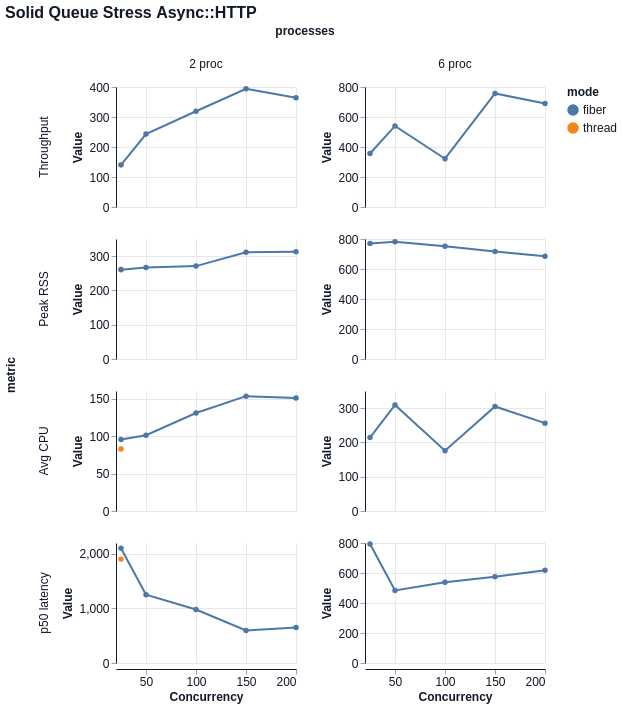

Write the Vega-Lite specification saved for this chart.
### Vega-Lite specification from a JSON file in a GitHub repository (floating-point values rounded to 4 significant figures)
{"$schema": "https://vega.github.io/schema/vega-lite/v6.json", "title": "Solid Queue Stress Async::HTTP", "width": 180, "height": 120, "data": {"values": [{"mode": "thread", "concurrency": 25, "processes": "2 proc", "metric": "Throughput", "value": 141.2, "unit": "jobs/s"}, {"mode": "thread", "concurrency": 25, "processes": "2 proc", "metric": "Peak RSS", "value": 262.1, "unit": "MB"}, {"mode": "thread", "concurrency": 25, "processes": "2 proc", "metric": "Avg CPU", "value": 82.7, "unit": "%"}, {"mode": "thread", "concurrency": 25, "processes": "2 proc", "metric": "p50 latency", "value": 1905.0, "unit": "ms"}, {"mode": "fiber", "concurrency": 25, "processes": "2 proc", "metric": "Throughput", "value": 140.4, "unit": "jobs/s"}, {"mode": "fiber", "concurrency": 25, "processes": "2 proc", "metric": "Peak RSS", "value": 260.5, "unit": "MB"}, {"mode": "fiber", "concurrency": 25, "processes": "2 proc", "metric": "Avg CPU", "value": 95.4, "unit": "%"}, {"mode": "fiber", "concurrency": 25, "processes": "2 proc", "metric": "p50 latency", "value": 2102.0, "unit": "ms"}, {"mode": "fiber", "concurrency": 50, "processes": "2 proc", "metric": "Throughput", "value": 243.3, "unit": "jobs/s"}, {"mode": "fiber", "concurrency": 50, "processes": "2 proc", "metric": "Peak RSS", "value": 267.0, "unit": "MB"}, {"mode": "fiber", "concurrency": 50, "processes": "2 proc", "metric": "Avg CPU", "value": 101.1, "unit": "%"}, {"mode": "fiber", "concurrency": 50, "processes": "2 proc", "metric": "p50 latency", "value": 1251.0, "unit": "ms"}, {"mode": "fiber", "concurrency": 100, "processes": "2 proc", "metric": "Throughput", "value": 319.1, "unit": "jobs/s"}, {"mode": "fiber", "concurrency": 100, "processes": "2 proc", "metric": "Peak RSS", "value": 270.9, "unit": "MB"}, {"mode": "fiber", "concurrency": 100, "processes": "2 proc", "metric": "Avg CPU", "value": 130.6, "unit": "%"}, {"mode": "fiber", "concurrency": 100, "processes": "2 proc", "metric": "p50 latency", "value": 980.4, "unit": "ms"}, {"mode": "fiber", "concurrency": 150, "processes": "2 proc", "metric": "Throughput", "value": 393.9, "unit": "jobs/s"}, {"mode": "fiber", "concurrency": 150, "processes": "2 proc", "metric": "Peak RSS", "value": 311.4, "unit": "MB"}, {"mode": "fiber", "concurrency": 150, "processes": "2 proc", "metric": "Avg CPU", "value": 153.1, "unit": "%"}, {"mode": "fiber", "concurrency": 150, "processes": "2 proc", "metric": "p50 latency", "value": 597.6, "unit": "ms"}, {"mode": "fiber", "concurrency": 200, "processes": "2 proc", "metric": "Throughput", "value": 363.9, "unit": "jobs/s"}, {"mode": "fiber", "concurrency": 200, "processes": "2 proc", "metric": "Peak RSS", "value": 313.1, "unit": "MB"}, {"mode": "fiber", "concurrency": 200, "processes": "2 proc", "metric": "Avg CPU", "value": 150.8, "unit": "%"}, {"mode": "fiber", "concurrency": 200, "processes": "2 proc", "metric": "p50 latency", "value": 652.3, "unit": "ms"}, {"mode": "fiber", "concurrency": 25, "processes": "6 proc", "metric": "Throughput", "value": 356.7, "unit": "jobs/s"}, {"mode": "fiber", "concurrency": 25, "processes": "6 proc", "metric": "Peak RSS", "value": 770.8, "unit": "MB"}, {"mode": "fiber", "concurrency": 25, "processes": "6 proc", "metric": "Avg CPU", "value": 214.1, "unit": "%"}, {"mode": "fiber", "concurrency": 25, "processes": "6 proc", "metric": "p50 latency", "value": 792.9, "unit": "ms"}, {"mode": "fiber", "concurrency": 50, "processes": "6 proc", "metric": "Throughput", "value": 540.4, "unit": "jobs/s"}, {"mode": "fiber", "concurrency": 50, "processes": "6 proc", "metric": "Peak RSS", "value": 782.2, "unit": "MB"}, {"mode": "fiber", "concurrency": 50, "processes": "6 proc", "metric": "Avg CPU", "value": 309.4, "unit": "%"}, {"mode": "fiber", "concurrency": 50, "processes": "6 proc", "metric": "p50 latency", "value": 483.8, "unit": "ms"}, {"mode": "fiber", "concurrency": 100, "processes": "6 proc", "metric": "Throughput", "value": 321.8, "unit": "jobs/s"}, {"mode": "fiber", "concurrency": 100, "processes": "6 proc", "metric": "Peak RSS", "value": 751.7, "unit": "MB"}, {"mode": "fiber", "concurrency": 100, "processes": "6 proc", "metric": "Avg CPU", "value": 175.7, "unit": "%"}, {"mode": "fiber", "concurrency": 100, "processes": "6 proc", "metric": "p50 latency", "value": 537.7, "unit": "ms"}, {"mode": "fiber", "concurrency": 150, "processes": "6 proc", "metric": "Throughput", "value": 757.2, "unit": "jobs/s"}, {"mode": "fiber", "concurrency": 150, "processes": "6 proc", "metric": "Peak RSS", "value": 716.5, "unit": "MB"}, {"mode": "fiber", "concurrency": 150, "processes": "6 proc", "metric": "Avg CPU", "value": 304.9, "unit": "%"}, {"mode": "fiber", "concurrency": 150, "processes": "6 proc", "metric": "p50 latency", "value": 574.9, "unit": "ms"}, {"mode": "fiber", "concurrency": 200, "processes": "6 proc", "metric": "Throughput", "value": 689.5, "unit": "jobs/s"}, {"mode": "fiber", "concurrency": 200, "processes": "6 proc", "metric": "Peak RSS", "value": 685.6, "unit": "MB"}, {"mode": "fiber", "concurrency": 200, "processes": "6 proc", "metric": "Avg CPU", "value": 256.3, "unit": "%"}, {"mode": "fiber", "concurrency": 200, "processes": "6 proc", "metric": "p50 latency", "value": 618.3, "unit": "ms"}]}, "mark": {"type": "line", "point": true, "tooltip": true}, "encoding": {"x": {"field": "concurrency", "type": "quantitative", "title": "Concurrency"}, "y": {"field": "value", "type": "quantitative", "title": "Value"}, "color": {"field": "mode", "type": "nominal"}, "tooltip": [{"field": "mode", "type": "nominal"}, {"field": "concurrency", "type": "quantitative"}, {"field": "processes", "type": "nominal"}, {"field": "metric", "type": "nominal"}, {"field": "percentile", "type": "nominal"}, {"field": "value", "type": "quantitative"}], "row": {"field": "metric", "type": "nominal", "sort": ["Throughput", "Peak RSS", "Avg CPU", "p50 latency"]}, "column": {"field": "processes", "type": "nominal", "sort": null}}, "config": {"background": "white", "axis": {"labelFont": "Helvetica", "titleFont": "Helvetica", "labelFontSize": 12, "titleFontSize": 12, "labelColor": "#111827", "titleColor": "#111827", "domainColor": "#111827", "tickColor": "#9ca3af", "grid": true, "gridColor": "#e5e7eb"}, "header": {"labelFont": "Helvetica", "titleFont": "Helvetica", "labelFontSize": 12, "titleFontSize": 12, "labelColor": "#111827", "titleColor": "#111827"}, "legend": {"labelFont": "Helvetica", "titleFont": "Helvetica", "labelFontSize": 12, "titleFontSize": 12, "labelColor": "#111827", "titleColor": "#111827"}, "title": {"font": "Helvetica", "fontSize": 16, "anchor": "start", "color": "#111827"}, "view": {"stroke": null}}, "resolve": {"scale": {"y": "independent"}}}
